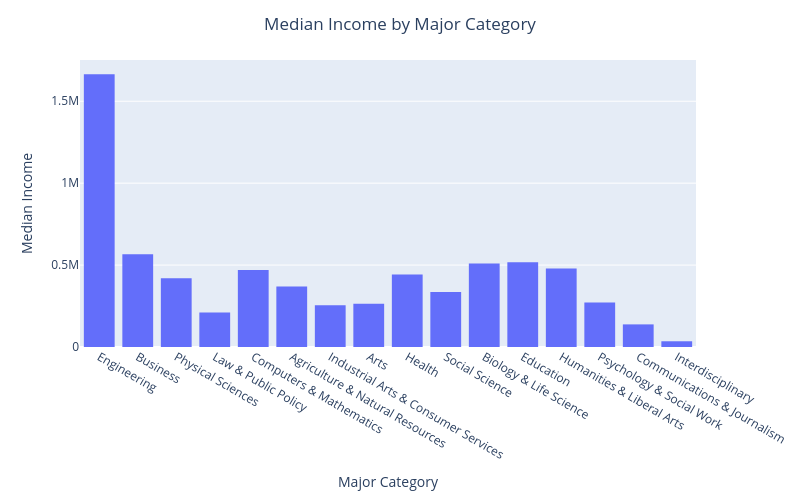

Notebook code for this chart:
### Code cell
fig = px.histogram(DF_median,
                  x='Major_category',
                  y='Median',
                  facet_col_wrap=5)

fig.update_layout(title='Median Income by Major Category',
                  title_x=0.5,
                  xaxis_title="Major Category",
                  yaxis_title="Median Income",
                  autosize=False,
                  width=800,
                  height=500)
fig.show()

### Figure 1 — Plotly figure (JSON) as saved in the notebook; plotly's stock layout.template omitted (floating-point values rounded to 4 significant figures; data arrays with more than 128 entries replaced by an {"elided": "..."} marker saying what was removed)
{"data": [{"bingroup": "x", "histfunc": "sum", "hovertemplate": "Major_category=%{x}<br>sum of Median=%{y}<extra></extra>", "legendgroup": "", "marker": {"color": "#636efa", "pattern": {"shape": ""}}, "name": "", "orientation": "v", "showlegend": false, "type": "histogram", "x": {"elided": "173 str values"}, "xaxis": "x", "y": {"elided": "173 int values"}, "yaxis": "y"}], "layout": {"autosize": false, "barmode": "relative", "height": 500, "legend": {"tracegroupgap": 0}, "margin": {"t": 60}, "title": {"text": "Median Income by Major Category", "x": 0.5}, "width": 800, "xaxis": {"anchor": "y", "domain": [0, 1], "title": {"text": "Major Category"}}, "yaxis": {"anchor": "x", "domain": [0, 1], "title": {"text": "Median Income"}}}}
